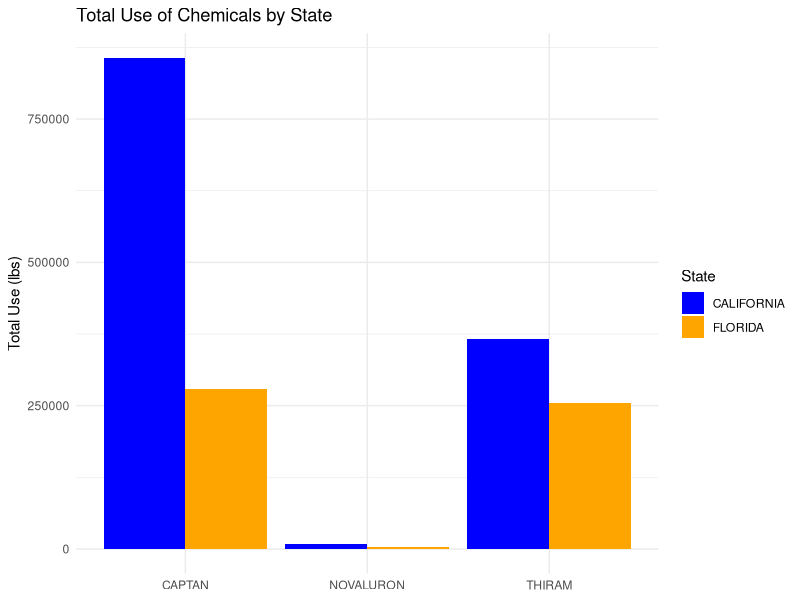
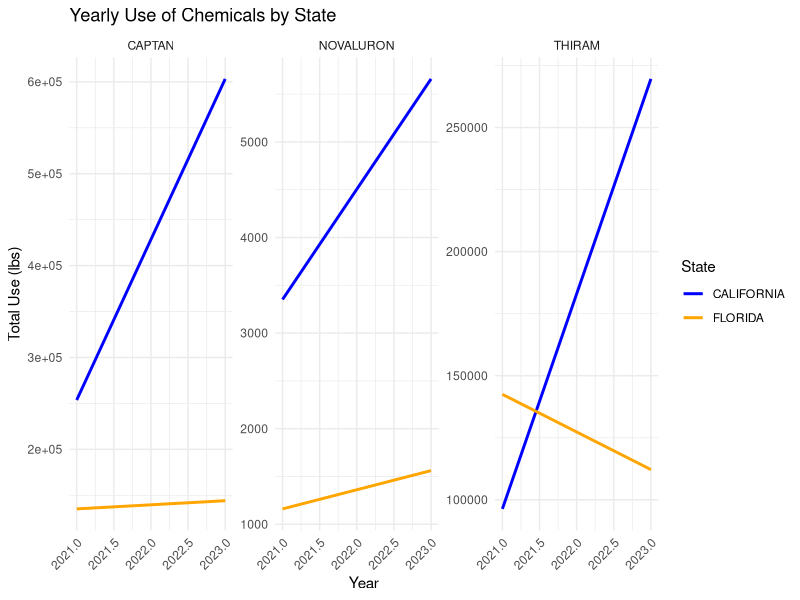
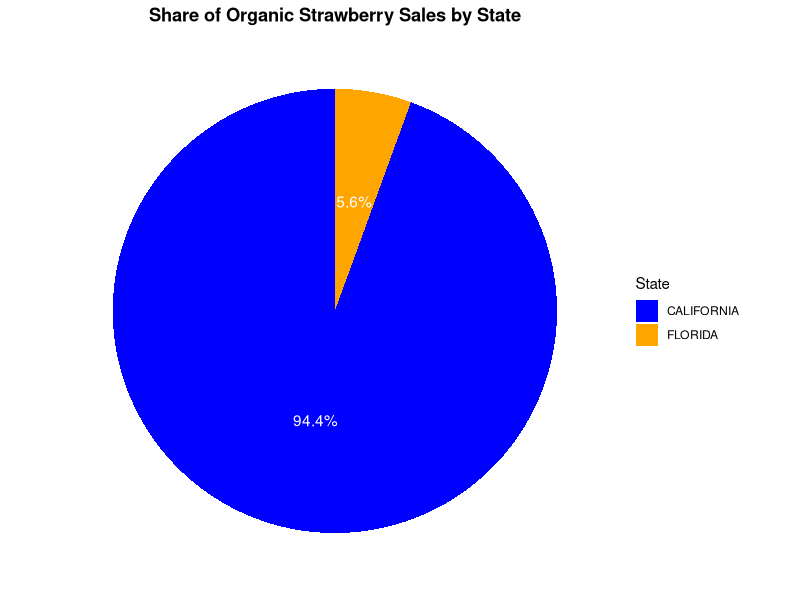
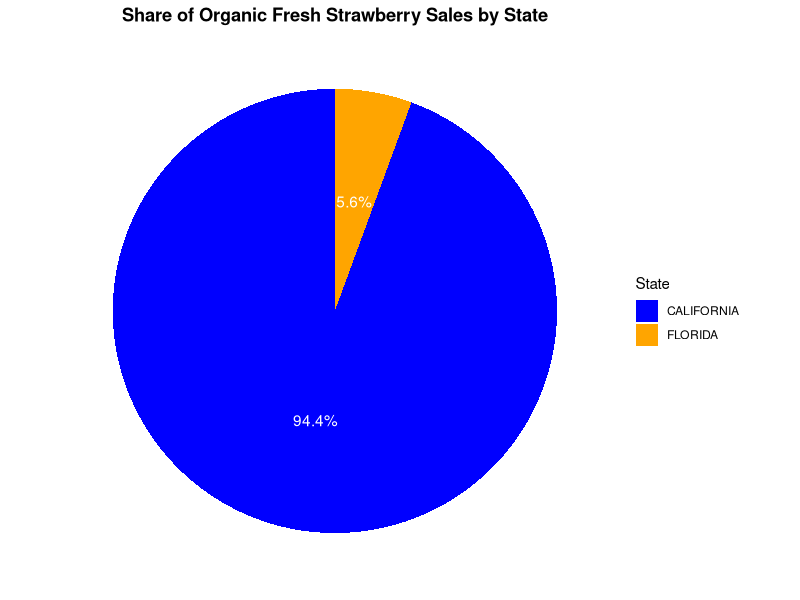
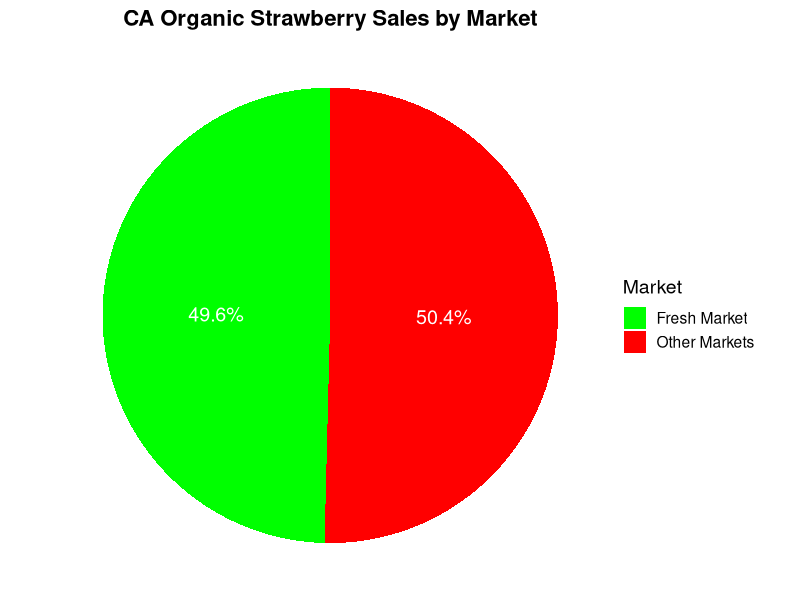

Generate these figures, in order, with R:
## ---- chunk 1
#| label: load libraries
#| warning: false
#| message: false

library(knitr)  
library(kableExtra)
library(tidyverse)
library(stringr)
## ---- chunk 2
#| warning: false
strawberry <- read_csv("strawb_mar6.csv", show_col_types = FALSE) |>
  separate_wider_delim(
    cols = `Data Item`,
    delim = ",",
    names = c("Fruit", "Category", "Item", "Metric"),
    too_many = "merge",
    too_few = "align_start"
  ) |>
  mutate(
    Value = parse_number(Value),
    is_organic = str_detect(Category, "ORGANIC"),
    is_processing = str_detect(Category, "PROCESSING"),
    is_fresh = str_detect(Category, "FRESH"),
    is_conventional = !is_organic
  ) |>
  filter(
    !is.na(Value),
    State %in% c("CALIFORNIA", "FLORIDA")
  )

chem_data <- strawberry |>
  filter(str_detect(tolower(`Domain Category`), "fungicide|herbicide|insecticide|fertilizer")) |>
  filter(!Value %in% c("(D)", NA))

top_3_chems <- chem_data |>
  count(`Domain Category`, sort = TRUE) |>
  slice_max(n, n = 3) |>
  pull(`Domain Category`)

print(top_3_chems)
## ---- chunk 3
#| warning: false
strawberry <- read_csv("strawb_mar6.csv", show_col_types = FALSE) |>
  separate_wider_delim(
    cols = `Data Item`,
    delim = ",",
    names = c("Fruit", "Category", "Item", "Metric"),
    too_many = "merge",
    too_few = "align_start"
  ) |>
  mutate(
    Value = parse_number(Value),
    is_organic = str_detect(Category, "ORGANIC"),
    is_processing = str_detect(Category, "PROCESSING"),
    is_fresh = str_detect(Category, "FRESH"),
    is_conventional = !is_organic
  ) |>
  filter(
    !is.na(Value),
    State %in% c("CALIFORNIA", "FLORIDA")
  )

# Filter for NOVALURON, CAPTAN, THIRAM  and clean values
chem_data <- strawberry |>
  filter(str_detect(tolower(`Domain Category`), "novaluron|captan|thiram")) |>
  filter(!Value %in% c("(D)", NA))

# Keep only relevant columns
chem_clean <- chem_data |>
  select(Year, State, `Domain Category`, Value)


## ---- chunk 4
chem_clean <- chem_clean |>
  mutate(
    Chemical = case_when(
      str_detect(`Domain Category`, "NOVALURON") ~ "NOVALURON",
      str_detect(`Domain Category`, "CAPTAN") ~ "CAPTAN",
      str_detect(`Domain Category`, "THIRAM ") ~ "THIRAM"
    )
  )
## ---- chunk 5
# Total use by state
summary_table_state <- chem_clean |>
  group_by(Chemical, State) |>
  summarize(Total_Use = sum(Value, na.rm = TRUE), .groups = "drop")

# Total use by year
summary_table_year <- chem_clean |>
  group_by(Chemical, Year) |>
  summarize(Total_Use = sum(Value, na.rm = TRUE), .groups = "drop")
## ---- chunk 6
#I used kable for the tables like we did in discussion
summary_table_state |>
  kable(
    caption = "Total Use of Each Chemical by State",
    format = "html",
    digits = 0,
    col.names = c("Chemical", "State", "Total Use (lbs)")
  ) |>
  kable_styling(full_width = FALSE, bootstrap_options = c("striped", "hover", "condensed"))

## ---- chunk 7
summary_table_year |>
  kable(
    caption = "Yearly Use of Each Chemical",
    format = "html",
    digits = 0,
    col.names = c("Chemical", "Year", "Total Use (lbs)")
  ) |>
  kable_styling(full_width = FALSE, bootstrap_options = c("striped", "hover", "condensed"))
## ---- chunk 8
#I will use blue of CA and orange for FL going forward
ggplot(summary_table_state, aes(x = Chemical, y = Total_Use, fill = State)) +
  geom_col(position = "dodge") +
  scale_fill_manual(values = c("CALIFORNIA" = "blue", "FLORIDA" = "orange")) +
  labs(
    title = "Total Use of Chemicals by State",
    y = "Total Use (lbs)",
    x = NULL
  ) +
  theme_minimal()
## ---- chunk 9
ggplot(chem_clean, aes(x = Year, y = Value, color = State)) +
  stat_summary(fun = sum, geom = "line", linewidth = 1) +
  facet_wrap(~ Chemical, scales = "free_y") +
  scale_color_manual(values = c("CALIFORNIA" = "blue", "FLORIDA" = "orange")) +
  labs(
    title = "Yearly Use of Chemicals by State",
    y = "Total Use (lbs)",
    x = "Year"
  ) +
  theme_minimal() +
  theme(
    axis.text.x = element_text(angle = 45, hjust = 1)
  )
## ---- chunk 10
organic_data <- strawberry |>
  filter(
    is_organic,
    !is.na(Value),
    State %in% c("CALIFORNIA", "FLORIDA")
  ) |>
  select(
    Year, State, Item, Metric, Value
  )
## ---- chunk 11
organic_cwt <- organic_data |>
  filter(str_detect(tolower(Item), "cwt") | str_detect(tolower(Metric), "cwt"))

# Rows where the unit is $ (dollar value)
organic_dollars <- organic_data |>
  filter(str_detect(Item, "\\$") )
## ---- chunk 12
#I had some issues with this and the render function, eventually it worked but im honestly not sure why it didnt work in the first place

organic_cwt <- organic_cwt |>
  mutate(Value = parse_number(as.character(Value))) |>
  filter(!is.na(Value))

organic_dollars <- organic_dollars |>
  mutate(Value = parse_number(as.character(Value))) |>
  filter(!is.na(Value))

cwt_summary <- organic_cwt |>
  group_by(Year, State) |>
  summarize(total_cwt = sum(Value, na.rm = TRUE), .groups = "drop")

dollar_summary <- organic_dollars |>
  group_by(Year, State) |>
  summarize(total_dollars = sum(Value, na.rm = TRUE), .groups = "drop")
## ---- chunk 13
price_per_cwt <- left_join(cwt_summary, dollar_summary, by = c("Year", "State")) |>
  mutate(price_per_cwt = total_dollars / total_cwt)

organic_estimates <- left_join(organic_cwt, price_per_cwt, by = c("Year", "State")) |>
  mutate(estimated_sales = Value * price_per_cwt)

## ---- chunk 14
estimated_organic_sales <- organic_estimates |>
  group_by(Year, State) |>
  summarize(Estimated_Dollars = sum(estimated_sales, na.rm = TRUE), .groups = "drop")

estimated_organic_sales <- estimated_organic_sales |>
  mutate(
    percent = Estimated_Dollars / sum(Estimated_Dollars),
    label = scales::percent(percent, accuracy = 0.1)
  )

# Plot
# The title was getting cut off so I needed to readjust where it was
ggplot(estimated_organic_sales, aes(x = "", y = Estimated_Dollars, fill = State)) +
  geom_col() +
  coord_polar(theta = "y") +
  geom_text(
    aes(label = label),
    position = position_stack(vjust = 0.5),
    color = "white"
  ) +
  scale_fill_manual(values = c("CALIFORNIA" = "blue", "FLORIDA" = "orange")) +
  ggtitle("Share of Organic Strawberry Sales by State") +
  theme_minimal() +
  theme(
    axis.text = element_blank(),
    axis.title = element_blank(),
    panel.grid = element_blank(),
    plot.title = element_text(hjust = 0.5, face = "bold")
  )
## ---- chunk 15
#This and the similar code elsewhere is to get the percentages
fresh_estimates <- organic_estimates |>
  filter(
    str_detect(tolower(Item), "fresh")
  ) |>
  group_by(State) |>
  summarize(
    Estimated_Dollars = sum(estimated_sales, na.rm = TRUE),
    .groups = "drop"
  ) |>
  mutate(
    percent = Estimated_Dollars / sum(Estimated_Dollars),
    label = scales::percent(percent, accuracy = 0.1)
  )
## ---- chunk 16
ggplot(fresh_estimates, aes(x = "", y = Estimated_Dollars, fill = State)) +
  geom_col() +
  coord_polar(theta = "y") +
  geom_text(aes(label = label), position = position_stack(vjust = 0.5), color = "white") +
  scale_fill_manual(values = c("CALIFORNIA" = "blue", "FLORIDA" = "orange")) +
  ggtitle("Share of Organic Fresh Strawberry Sales by State") +
  theme_minimal() +
  theme(
    axis.text = element_blank(),
    axis.title = element_blank(),
    panel.grid = element_blank(),
    plot.title = element_text(hjust = 0.5, face = "bold")
  )
## ---- chunk 17
ca_organic_2021 <- organic_estimates |>
  filter(State == "CALIFORNIA", Year == 2021)

fresh_sales <- ca_organic_2021 |>
  filter(str_detect(tolower(Item), "fresh")) |>
  summarize(fresh_total = sum(estimated_sales, na.rm = TRUE)) |>
  pull(fresh_total)

total_sales <- ca_organic_2021 |>
  summarize(total = sum(estimated_sales, na.rm = TRUE)) |>
  pull(total)
## ---- chunk 18
ca_fresh_share <- tibble(
  Market = c("Fresh Market", "Other Markets"),
  Sales = c(fresh_sales, total_sales - fresh_sales)
) |>
  mutate(
    percent = Sales / sum(Sales),
    label = scales::percent(percent, accuracy = 0.1)
  )
## ---- chunk 19
ggplot(ca_fresh_share, aes(x = "", y = Sales, fill = Market)) +
  geom_col(width = 1) +
  coord_polar(theta = "y") +
  geom_text(
    aes(label = label),
    position = position_stack(vjust = 0.5),
    color = "white",
    size = 5
  ) +
  scale_fill_manual(values = c("Fresh Market" = "green", "Other Markets" = "red")) +
  labs(
    title = "CA Organic Strawberry Sales by Market",  # ← shorter, no clipping
    fill = "Market"
  ) +
  theme_void(base_size = 14) +
  theme(
    plot.title = element_text(hjust = 0.5, face = "bold", size = 16)
  )
